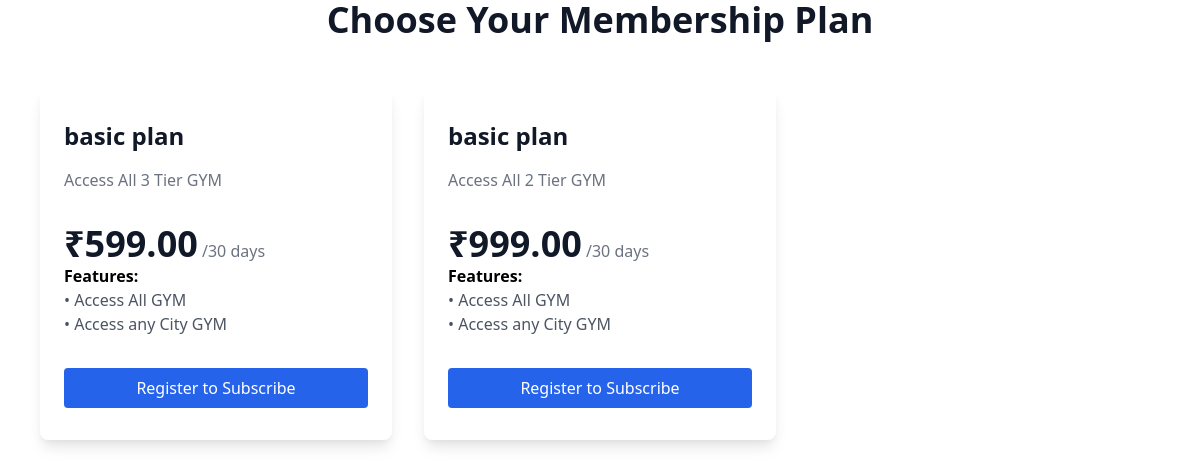
/membership-plans.php, run on the app's committed database.
### tables this page shows
CREATE TABLE `membership_plans` (
  `id` int(11) NOT NULL,
  `name` varchar(100) NOT NULL,
  `description` text DEFAULT NULL,
  `price` decimal(10,2) NOT NULL,
  `duration_days` int(11) NOT NULL,
  `visit_limit` int(11) DEFAULT NULL,
  `features` varchar(255) DEFAULT NULL,
  `status` enum('active','inactive') DEFAULT 'active',
  `created_at` timestamp NOT NULL DEFAULT current_timestamp()
);

### membership-plans.php (the view, shortened to what this page needs)
<?php
$db = new GymDatabase();
$conn = $db->getConnection();
$stmt = $conn->prepare("
    SELECT * FROM membership_plans
    WHERE status = 'active'
    ORDER BY price ASC
");
$stmt->execute();
$plans = $stmt->fetchAll(PDO::FETCH_ASSOC);
?>
    <link href="https://cdn.jsdelivr.net/npm/tailwindcss@2.2.19/dist/tailwind.min.css" rel="stylesheet">
<div class="max-w-full" id="membership">
    <div class="text-center">
        <h2 class="text-3xl font-extrabold text-gray-900 sm:text-4xl">
        </h2>
    </div>
    <div class="mt-12 grid gap-8 grid-cols-1 md:grid-cols-3 mx-10">
    <?php foreach ($plans as $plan): ?>
    <div class="bg-white rounded-lg shadow-lg overflow-hidden">
        <div class="px-6 py-8">
            <h3 class="text-2xl font-bold text-gray-900"><?php echo htmlspecialchars($plan['name']); ?></h3>
            <p class="mt-4 text-gray-500"><?php echo htmlspecialchars($plan['description']); ?></p>
            <p class="mt-8">
                <span class="text-4xl font-bold text-gray-900">₹<?php echo number_format($plan['price'], 2); ?></span>
                <span class="text-gray-500">/<?php echo $plan['duration_days']; ?> days</span>
            </p>
            <div>
                    <p class="font-semibold">Features:</p>
                    <?php
                    $features = json_decode($plan['features'], true);
                    foreach ($features as $feature): ?>
                        <p class="text-gray-600">• <?php echo htmlspecialchars($feature); ?></p>
                    <?php endforeach; ?>
                </div>
            <div class="mt-8">
                <?php if (isset($_SESSION['user_id'])): ?>
                    <button
                        class="purchaseMembershipBtn w-full bg-blue-600 text-white px-4 py-2 rounded hover:bg-blue-700 text-center block"
                        data-user-id="<?php echo $_SESSION['user_id']; ?>"
                        data-plan-id="<?php echo $plan['id']; ?>"
                        data-gym-id="1">
                        Purchase Membership
                    </button>
                <?php else: ?>
                    <a href="/gym/views/auth/register.php?redirect=membership&plan_id=<?php echo $plan['id']; ?>"
                        class="w-full bg-blue-600 text-white px-4 py-2 rounded hover:bg-blue-700 text-center block">
                        Register to Subscribe
                    </a>
                <?php endif; ?>
            </div>
        </div>
    </div>
<?php endforeach; ?>

### data on the page
membership_plans: name "basic plan", description "Access All 3 Tier GYM", price "599.00", duration_days "30", features "Access All GYM", features "Access any City GYM"
membership_plans: name "basic plan", description "Access All 2 Tier GYM", price "999.00", duration_days "30", features "Access All GYM", features "Access any City GYM"
